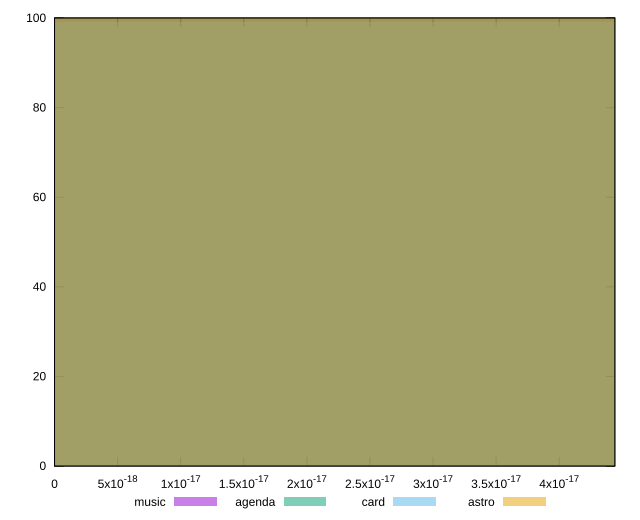

Generate this figure with gnuplot:
reset

$music <<EOF
0 100
EOF

$agenda <<EOF
0 100
EOF

$card <<EOF
0 99
EOF

$astro <<EOF
0 100
EOF

set key outside below
set boxwidth 1e-12
set xrange [0:4.4408920985006264e-17]
set yrange [0:100]
set trange [0:100]
set style fill transparent solid 0.5 noborder
set terminal svg size 640, 520 enhanced background rgb 'white'
set output "reports/report_00030_2021-02-24T20-42-31.540Z/meta/score-difference/comparison/histogram/all_raw.svg"

plot $music title "music" with boxes, \
     $agenda title "agenda" with boxes, \
     $card title "card" with boxes, \
     $astro title "astro" with boxes

reset
